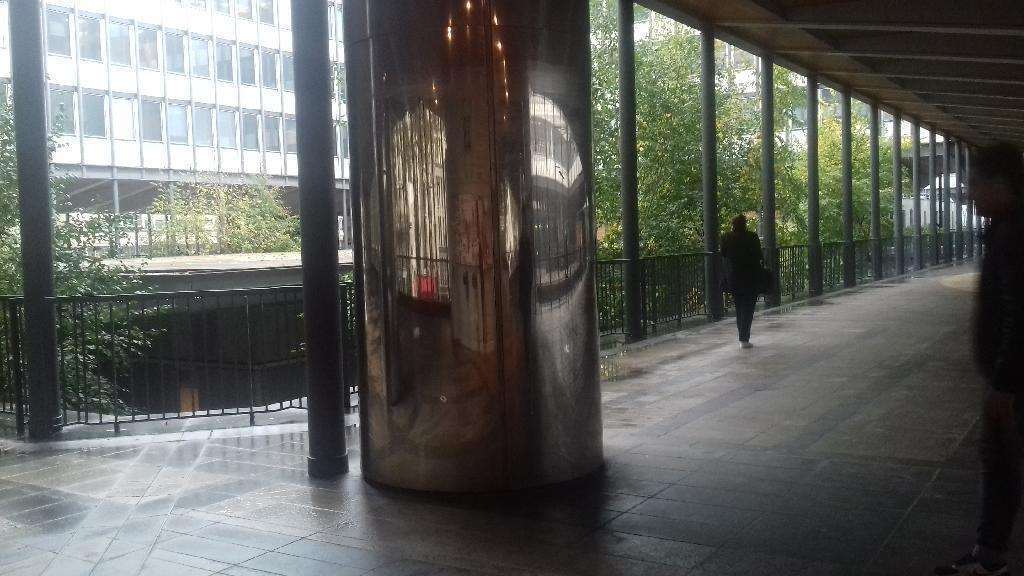
#> input picture BaseApprentissage/TR13_03.jpg, 1024 x 576 px; its folder holds 4 pictures in this run
$ python ImageProcessing.py
#> lines starting #> are read from the running program, lines starting #| are printed output that depends on the picture
#!/usr/bin/env python3
# -*- coding: utf-8 -*-

import cv2
import numpy as np
import os
from sklearn.neighbors import KNeighborsClassifier
from PIL import Image


n_neighbors = 8
height = 1024


LabelNotation = ["TR13" , "TR33" , "TR23" , "TR43" , "TR53" , "TR14" , "TR24" , "TR34" , "TR44" , "TR54", "TR15" , "TR25" , "TR45" , "TR55", "TR16" , "TR26" , "TR46" , "TR56","TREN"  ]

# [26 lines left out: function ResizeImage, not called in this run]

def ORB(img):
    ##Detection des surf points
    process = cv2.ORB_create(edgeThreshold=15, patchSize=31, nlevels=8, fastThreshold=20, scaleFactor=1.2, WTA_K=2,scoreType=cv2.ORB_HARRIS_SCORE, firstLevel=0, nfeatures=50)
    #process = cv2.xfeatures2d.SIFT_create()

    pts , Features = process.detectAndCompute(img,None)
    return Features , pts

# [7 lines left out: function ORB_match, not called in this run]

def Image_blocCompute(image_filename):
#> called with image_filename = './BaseApprentissage/TR13_03.jpg'
    img = cv2.imread(image_filename,0)
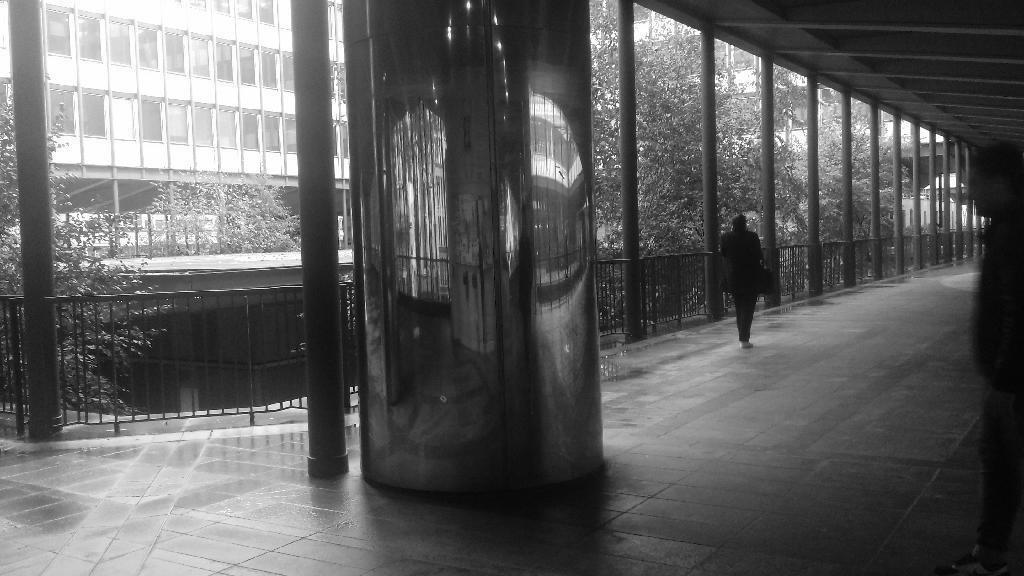
#> img: shape (576, 1024); min 0, max 255, mean 96
    Liste_ORB_crop = []
    test = True


    taille = img.shape
#> taille = (576, 1024)
    decoupage = 2

    X_crop = int(taille[0]/decoupage)
#> X_crop = 288
    Y_crop = int(taille[1]/decoupage)
#> Y_crop = 512


    for i in range(0,decoupage):
        for j in range(0,decoupage):
            crop_img = img[i*X_crop:i*X_crop + X_crop , j*Y_crop:j*Y_crop + Y_crop]
            #calcul ORB de l'image crop
            crop_orb =[]
            crop_orb, crop_orb_pts = ORB(crop_img)
            if(len(crop_orb) != 0):
                nombre_points = len(crop_orb)

                for k in range(0,nombre_points):
                    val = crop_orb[k].astype(int)
                    if(test):
                        Liste_ORB_crop = val
                        test =False
                    else:
                        Liste_ORB_crop = np.vstack((Liste_ORB_crop,val))
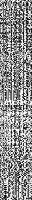
#> Liste_ORB_crop: shape (200, 32) int64; min 0, max 255, mean 142.3
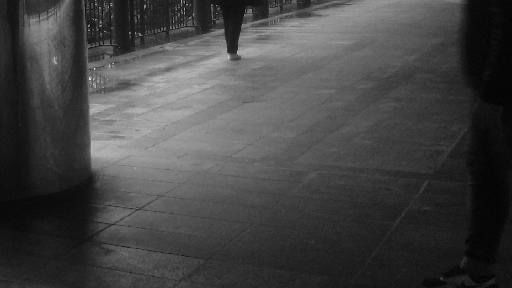
#> crop_img: shape (288, 512); min 0, max 229, mean 68.1
#> after the loop, test = False
    return Liste_ORB_crop

# [167 lines left out: functions Image_blocCompute_Predict, compteur, compteurPoids, ComputeDist, Histoprocess, not called in this run]

def main():


    #choix = int(input('resize image 1 oui / 2 non : '))
    choix = 10
    if(choix == 1):
        ResizeImage()
    else:
        print('No resize!')


    Liste = os.listdir('./BaseApprentissage')
    NombreImage = len(Liste)

    Learn = []
    Label = []


    for i in range(0,NombreImage):
        filename = './BaseApprentissage/' + Liste[i]
        if(Liste[i] != ".DS_Store"):
            Features_tab = Image_blocCompute(filename)
            #renvoi un tableau de points qu'il faut labelise
            if (i==0):
                Learn = Features_tab
                for k in range(0,len(Features_tab)):
                    Label.append(LabelNotation.index(Liste[i][0:4]))
#> after the loop, Label = 200 values from 0 to 0

            else:
                Learn = np.vstack((Learn,Features_tab))
                for k in range(0,len(Features_tab)):
                    Label.append(LabelNotation.index(Liste[i][0:4]))
#> pass 2 of the loop in main, `for i in range(0,NombreImage):`:
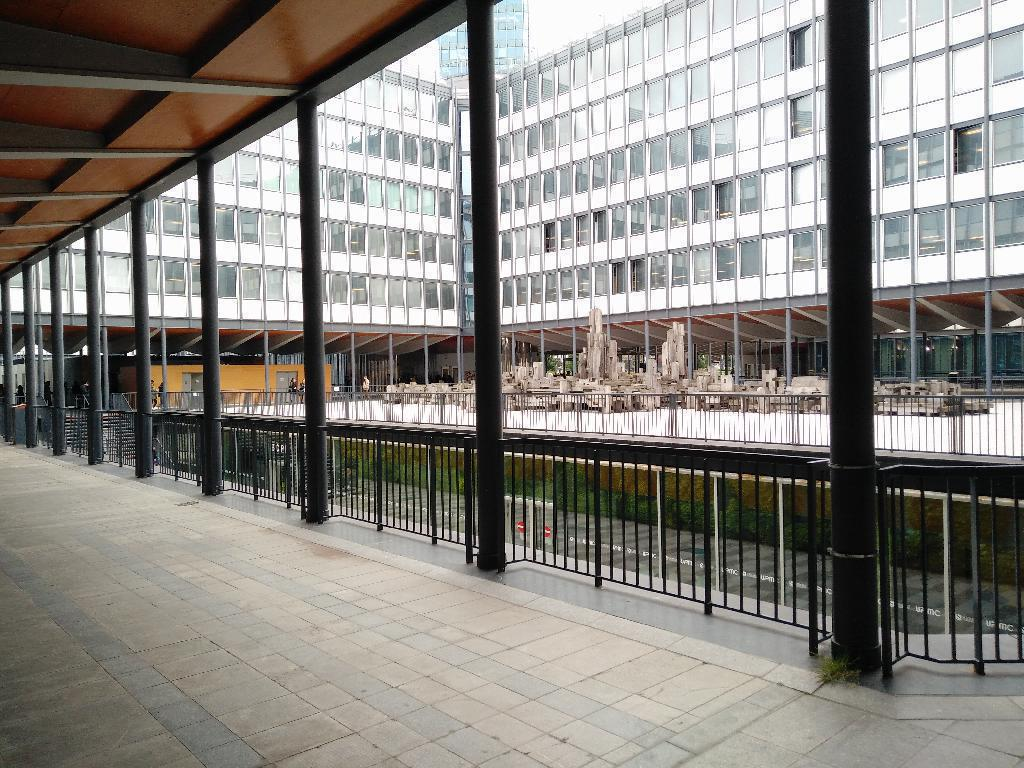
#> input picture BaseApprentissage/TR13_04.jpg, 1024 x 768 px
#> img: shape (768, 1024)
#> X_crop = 384
#> after the loop in Image_blocCompute (call 2), `for i in range(0,decoupage):`:
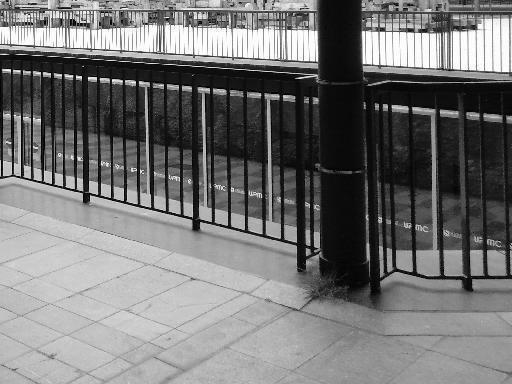
#> crop_img: shape (384, 512); min 0, max 255, mean 116.4
#> after the loop in Image_blocCompute (call 2), `for i in range(0,decoupage):`: test = False
#> in main, `Learn = np.vstack((Learn,Features_tab))`:
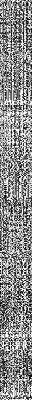
#> Learn: shape (400, 32) int64; min 0, max 255, mean 138.6
#> after the loop in main, `for k in range(0,len(Features_tab)):`: Label = 400 values from 0 to 0
#> pass 3 of the loop in main, `for i in range(0,NombreImage):`:
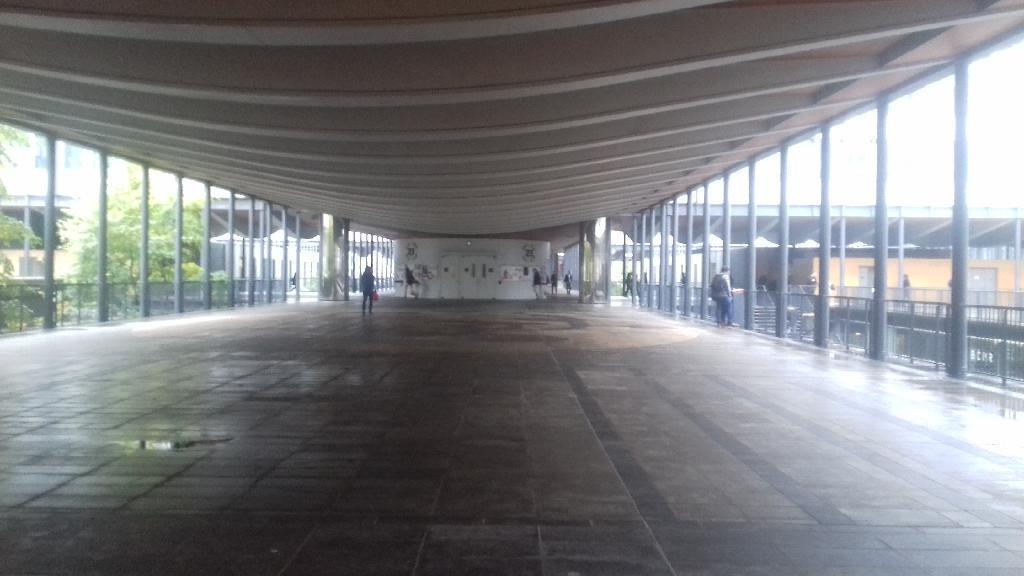
#> input picture BaseApprentissage/TR13_08.jpg, 1024 x 576 px
#> img: shape (576, 1024)
#> X_crop = 288
#> after the loop in Image_blocCompute (call 3), `for i in range(0,decoupage):`:
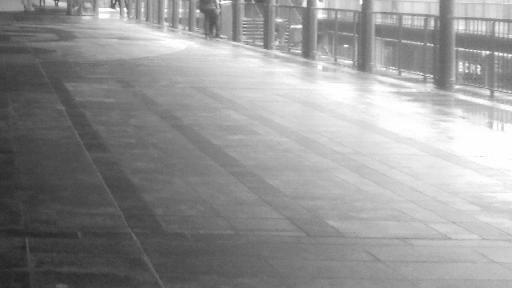
#> crop_img: shape (288, 512); min 34, max 255, mean 148.9
#> after the loop in Image_blocCompute (call 3), `for i in range(0,decoupage):`: test = False
#> in main, `Learn = np.vstack((Learn,Features_tab))`:
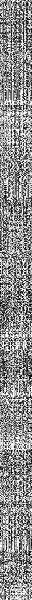
#> Learn: shape (600, 32) int64; min 0, max 255, mean 139.9
#> after the loop in main, `for k in range(0,len(Features_tab)):`: Label = 600 values from 0 to 0
#> the loop made 4 passes; the first 3 are shown


    print(Learn)
#> (printed output is left out)
    print('taille Learn : ' , Learn.shape)
#| taille Learn :  (800, 32)
    print('taille Label' , len(Label))


    #Apprentissage a partir de la base de donnée d'apprentissage
    clf = KNeighborsClassifier(n_neighbors=1,algorithm='auto',weights='uniform')
    clf.fit(Learn,Label)
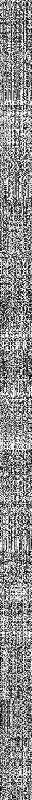
#> Learn: shape (800, 32) int64; min 0, max 255, mean 139.1

    print('Fin construction classifieur')
    #Construction Base test


#> (the run stopped early here; a loop or call above may not have finished)
